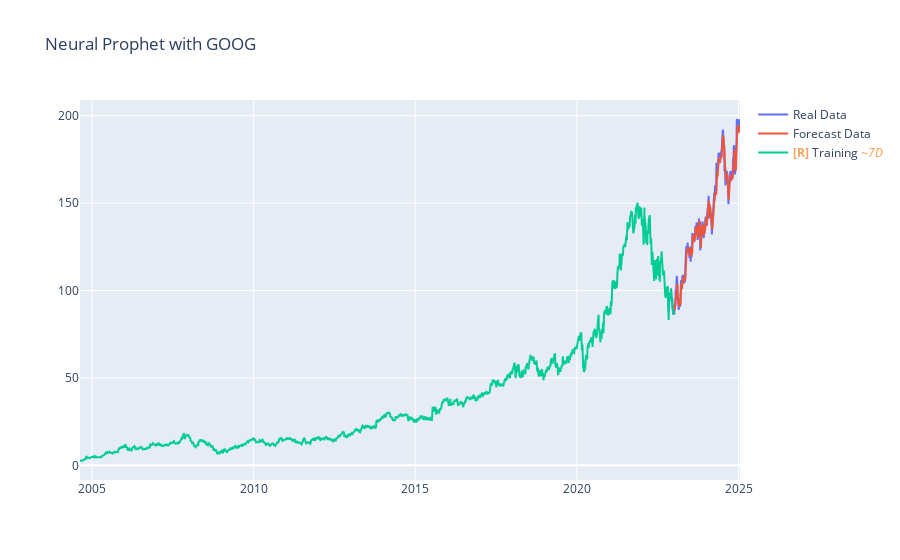

This figure's notebook cell:
### Code cell
fig = go.Figure()
fig.update_layout(title="Neural Prophet with GOOG")
fig.add_trace(go.Scatter(x=df_test['ds'], y=df_test['y'], mode='lines', name='Real Data'))
fig.add_trace(go.Scatter(x=forecast['ds'], y=forecast['yhat1'], mode='lines', name='Forecast Data'))
fig.add_trace(go.Scatter(x=df_train['ds'], y=df_train['y'], mode='lines', name='Training'))
fig.show()

### Figure 1 — Plotly figure (JSON) as saved in the notebook; plotly's stock layout.template omitted (floating-point values rounded to 4 significant figures; data arrays with more than 128 entries replaced by an {"elided": "..."} marker saying what was removed)
{"data": [{"mode": "lines", "name": "Real Data", "type": "scatter", "uid": "51cdbea7-1c88-435b-8759-a8c7b58c46e8", "x": {"elided": "559 str values"}, "y": {"elided": "559 float values"}}, {"mode": "lines", "name": "Forecast Data", "type": "scatter", "uid": "785f70e1-8288-44dd-bd5c-d83c425a2d13", "x": {"elided": "781 str values"}, "y": {"elided": "781 float values"}}, {"mode": "lines", "name": "<b style=\"color:sandybrown\">[R]</b> Training <i style=\"color:#fc9944\">~7D</i>", "type": "scatter", "uid": "cf0bdfb7-7a39-4923-8da7-5c8d9cfdaf5c", "x": {"elided": "1000 str values"}, "y": {"elided": "1000 float values"}}], "layout": {"title": {"text": "Neural Prophet with GOOG"}}}
